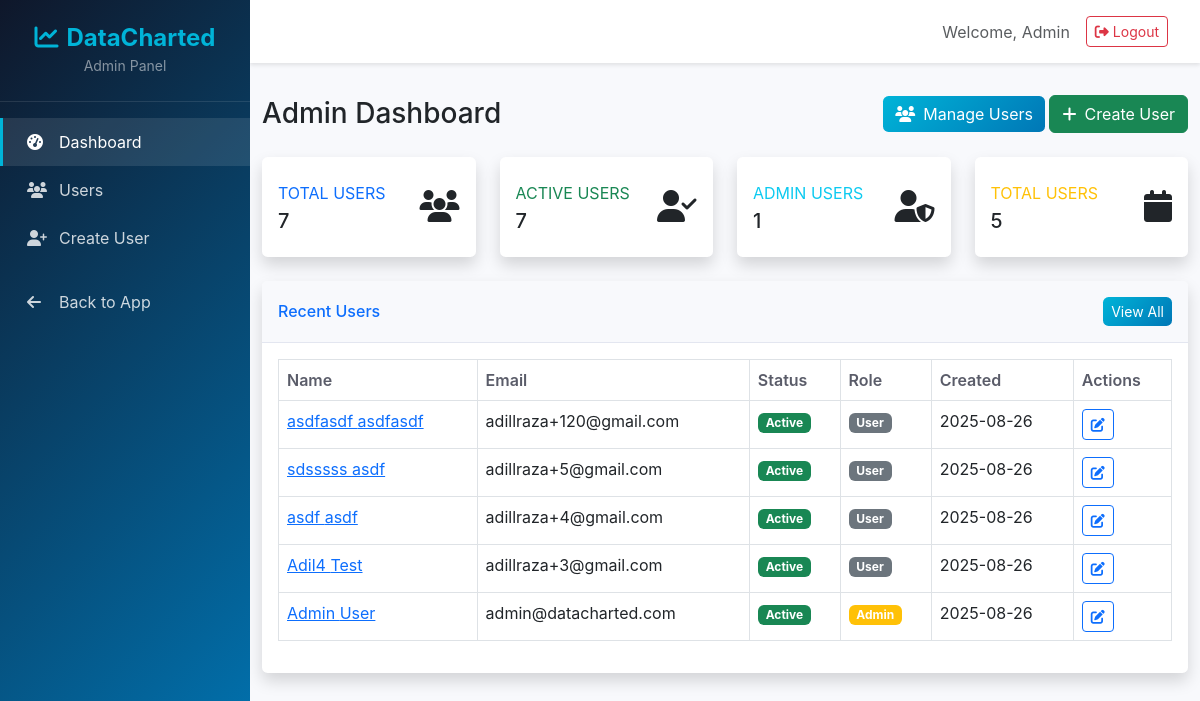
Page /admin/ (signed in) on the committed database.
### app/models.py (models this page shows, shortened)
class User(UserMixin, db.Model):
    id = db.Column(db.Integer, primary_key=True)
    email = db.Column(db.String(120), unique=True, nullable=False, index=True)
    password_hash = db.Column(db.String(128))
    first_name = db.Column(db.String(64))
    last_name = db.Column(db.String(64))
    company_name = db.Column(db.String(128))
    phone_number = db.Column(db.String(20), nullable=True)
    date_of_birth = db.Column(db.Date, nullable=True)
    is_active = db.Column(db.Boolean, default=True)
    is_verified = db.Column(db.Boolean, default=False)
    is_admin = db.Column(db.Boolean, default=False)
    created_at = db.Column(db.DateTime, default=datetime.utcnow)
    updated_at = db.Column(db.DateTime, default=datetime.utcnow, onupdate=datetime.utcnow)
    last_login = db.Column(db.DateTime)
    deleted_at = db.Column(db.DateTime)
    google_id = db.Column(db.String(128), unique=True, nullable=True)
    google_picture = db.Column(db.String(512), nullable=True)
    auth_provider = db.Column(db.String(20), default='local')  # 'local' or 'google'
    google_ads_connected = db.Column(db.Boolean, default=False)
    meta_ads_connected = db.Column(db.Boolean, default=False)
    callrail_connected = db.Column(db.Boolean, default=False)
    ghl_connected = db.Column(db.Boolean, default=False)
    bigquery_project_id = db.Column(db.String(128))
    bigquery_dataset = db.Column(db.String(128))
    vps_id = db.Column(db.String(128))
    vps_ip = db.Column(db.String(45))  # IPv6 compatible

### app/admin/routes.py (the view)
@bp.route('/')
@login_required
@admin_required
def dashboard():
    total_users = User.query.count()
    active_users = User.query.filter_by(is_active=True).count()
    recent_users = User.query.order_by(User.created_at.desc()).limit(5).all()
    return render_template('admin/dashboard.html',
                         total_users=total_users,
                         active_users=active_users,
                         recent_users=recent_users)

### app/admin/routes.py (called while the page is built)
def admin_required(f):
    from functools import wraps
    @wraps(f)
    def decorated_function(*args, **kwargs):
        if not current_user.is_authenticated:
            return redirect(url_for('auth.login'))
        if not current_user.is_admin:
            flash('Access denied. Admin privileges required.', 'error')
            return redirect(url_for('main.index'))
        return f(*args, **kwargs)
    return decorated_function

### app/models.py (called while the page is built)
@login_manager.user_loader
def load_user(id):
    return User.query.get(int(id))

### app/templates/admin/dashboard.html (shortened to what this page needs)
{% extends "admin/base.html" %}
{% block content %}
<div class="container-fluid">
    <div class="d-sm-flex align-items-center justify-content-between mb-4">
        <h1 class="h3 mb-0 text-gray-800">Admin Dashboard</h1>
        <div>
            <a href="{{ url_for('admin.users') }}" class="btn btn-primary">
                <i class="fas fa-users me-2"></i>Manage Users
            </a>
            <a href="{{ url_for('admin.create_user') }}" class="btn btn-success">
                <i class="fas fa-plus me-2"></i>Create User
            </a>
        </div>
    </div>
    <div class="row">
        <div class="col-xl-3 col-md-6 mb-4">
            <div class="card border-left-primary shadow h-100 py-2">
                <div class="card-body">
                    <div class="row no-gutters align-items-center">
                        <div class="col mr-2">
                            <div class="text-xs font-weight-bold text-primary text-uppercase mb-1">
                                Total Users</div>
                            <div class="h5 mb-0 font-weight-bold text-gray-800">{{ total_users }}</div>
                        </div>
                        <div class="col-auto">
                            <i class="fas fa-users fa-2x text-gray-300"></i>
                        </div>
                    </div>
                </div>
            </div>
        </div>
        <div class="col-xl-3 col-md-6 mb-4">
            <div class="card border-left-success shadow h-100 py-2">
                <div class="card-body">
                    <div class="row no-gutters align-items-center">
                        <div class="col mr-2">
                            <div class="text-xs font-weight-bold text-success text-uppercase mb-1">
                                Active Users</div>
                            <div class="h5 mb-0 font-weight-bold text-gray-800">{{ active_users }}</div>
                        </div>
                        <div class="col-auto">
                            <i class="fas fa-user-check fa-2x text-gray-300"></i>
                        </div>
                    </div>
                </div>
            </div>
        </div>
        <div class="col-xl-3 col-md-6 mb-4">
            <div class="card border-left-info shadow h-100 py-2">
                <div class="card-body">
                    <div class="row no-gutters align-items-center">
                        <div class="col mr-2">
                            <div class="text-xs font-weight-bold text-info text-uppercase mb-1">
                                Admin Users</div>
                            <div class="h5 mb-0 font-weight-bold text-gray-800">
                                {{ recent_users | selectattr('is_admin') | list | length }}
                            </div>
                        </div>
                        <div class="col-auto">
                            <i class="fas fa-user-shield fa-2x text-gray-300"></i>
                        </div>
                    </div>
                </div>
            </div>
        </div>
        <div class="col-xl-3 col-md-6 mb-4">
            <div class="card border-left-warning shadow h-100 py-2">
                <div class="card-body">
                    <div class="row no-gutters align-items-center">
                        <div class="col mr-2">
                            <div class="text-xs font-weight-bold text-warning text-uppercase mb-1">
                                Total Users</div>
                            <div class="h5 mb-0 font-weight-bold text-gray-800">
                                {{ recent_users | length }}
                            </div>
                        </div>
                        <div class="col-auto">
                            <i class="fas fa-calendar fa-2x text-gray-300"></i>
                        </div>
                    </div>
                </div>
            </div>
        </div>
    </div>
    <div class="row">
        <div class="col-lg-12">
            <div class="card shadow mb-4">
                <div class="card-header py-3 d-flex flex-row align-items-center justify-content-between">
                    <h6 class="m-0 font-weight-bold text-primary">Recent Users</h6>
                    <a href="{{ url_for('admin.users') }}" class="btn btn-sm btn-primary">View All</a>
                </div>
                <div class="card-body">
                    <div class="table-responsive">
                        <table class="table table-bordered" width="100%" cellspacing="0">
                            <thead>
                                <tr>
                                    <th>Name</th>
                                    <th>Email</th>
                                    <th>Status</th>
                                    <th>Role</th>
                                    <th>Created</th>
                                    <th>Actions</th>
                                </tr>
                            </thead>
                            <tbody>
                                {% for user in recent_users %}
                                <tr>
                                    <td>
                                        <a href="{{ url_for('admin.user_detail', user_id=user.id) }}" class="text-primary">
                                            {% if user.first_name or user.last_name %}
                                                {{ user.first_name or '' }} {{ user.last_name or '' }}
                                            {% else %}
                                                {{ user.email.split('@')[0] }}
                                            {% endif %}
                                        </a>
                                    </td>
                                    <td>{{ user.email }}</td>
                                    <td>
                                        {% if user.is_active %}
                                            <span class="badge bg-success">Active</span>
                                        {% else %}
                                            <span class="badge bg-danger">Inactive</span>
                                        {% endif %}
                                    </td>
                                    <td>
                                        {% if user.is_admin %}
                                            <span class="badge bg-warning">Admin</span>
                                        {% else %}
                                            <span class="badge bg-secondary">User</span>
                                        {% endif %}
                                    </td>
                                    <td>{{ user.created_at.strftime('%Y-%m-%d') if user.created_at else 'N/A' }}</td>
                                    <td>
                                        <a href="{{ url_for('admin.user_detail', user_id=user.id) }}"
                                           class="btn btn-sm btn-outline-primary">
                                            <i class="fas fa-edit"></i>
                                        </a>
                                    </td>
                                </tr>
                                {% endfor %}
                            </tbody>
                        </table>
                    </div>
                </div>
            </div>
        </div>
    </div>
</div>
{% endblock %}

### app/templates/admin/base.html (shortened to what this page needs)
<!DOCTYPE html>
<html lang="en">
<head>
    <link href="https://cdn.jsdelivr.net/npm/bootstrap@5.3.0/dist/css/bootstrap.min.css" rel="stylesheet">
    <link rel="stylesheet" href="https://cdnjs.cloudflare.com/ajax/libs/font-awesome/6.4.0/css/all.min.css">
</head>
<body>
    <nav class="sidebar" id="sidebar">
        <div class="sidebar-brand">
            <h2><i class="fas fa-chart-line me-2"></i>DataCharted</h2>
            <small class="text-white-50">Admin Panel</small>
        </div>
        <ul class="nav sidebar-nav flex-column">
            <li class="nav-item">
                <a class="nav-link {% if request.endpoint == 'admin.dashboard' %}active{% endif %}"
                   href="{{ url_for('admin.dashboard') }}">
                    <i class="fas fa-tachometer-alt"></i>
                    Dashboard
                </a>
            </li>
            <li class="nav-item">
                <a class="nav-link {% if request.endpoint == 'admin.users' %}active{% endif %}"
                   href="{{ url_for('admin.users') }}">
                    <i class="fas fa-users"></i>
                    Users
                </a>
            </li>
            <li class="nav-item">
                <a class="nav-link {% if request.endpoint == 'admin.create_user' %}active{% endif %}"
                   href="{{ url_for('admin.create_user') }}">
                    <i class="fas fa-user-plus"></i>
                    Create User
                </a>
            </li>
            <li class="nav-item mt-3">
                <a class="nav-link" href="{{ url_for('main.index') }}">
                    <i class="fas fa-arrow-left"></i>
                    Back to App
                </a>
            </li>
        </ul>
    </nav>
    <div class="main-content">
        <nav class="top-navbar">
            <div class="d-flex justify-content-between align-items-center">
                <div class="d-flex align-items-center">
                    <span class="text-muted me-3">Welcome, {% if current_user.first_name %}{{ current_user.first_name }}{% else %}{{ current_user.email.split('@')[0] }}{% endif %}</span>
                    <a href="{{ url_for('auth.logout') }}" class="btn btn-outline-danger btn-sm">
                        <i class="fas fa-sign-out-alt me-1"></i>Logout
                    </a>
                </div>
            </div>
        </nav>
        {% block content %}{% endblock %}
    </div>
</body>
</html>

### app/templates/admin/base.html (style rules this page uses)
:root { --primary-color: #00B4D8; --secondary-color: #0077B6; --accent-blue: #0096C7; --accent-yellow: #FFD700; --accent-orange: #FF6B35; --dark-color: #0F172A; --light-color: #F8FAFC; --sidebar-width: 250px; }
body { font-family: 'Inter', -apple-system, BlinkMacSystemFont, 'Segoe UI', Roboto, sans-serif; background-color: #f8f9fc; }
.sidebar { position: fixed; top: 0; left: 0; height: 100vh; width: var(--sidebar-width); background: linear-gradient(135deg, var(--dark-color) 0%, var(--secondary-color) 100%); z-index: 1000; transition: all 0.3s ease; }
.sidebar-brand { padding: 1.5rem; text-align: center; border-bottom: 1px solid rgba(255,255,255,0.1); }
.sidebar-brand h2 { color: var(--primary-color); font-weight: 700; margin: 0; font-size: 1.5rem; }
.sidebar-nav { padding: 1rem 0; }
.sidebar-nav .nav-link { color: rgba(255,255,255,0.8); padding: 0.75rem 1.5rem; display: flex; align-items: center; transition: all 0.3s ease; border-left: 3px solid transparent; }
.sidebar-nav .nav-link.active { color: white; background-color: rgba(255,255,255,0.1); border-left-color: var(--primary-color); }
.sidebar-nav .nav-link i { width: 20px; margin-right: 0.75rem; }
.main-content { margin-left: var(--sidebar-width); min-height: 100vh; background-color: #f8f9fc; }
.top-navbar { background: white; box-shadow: 0 2px 4px rgba(0,0,0,0.1); padding: 1rem 2rem; margin-bottom: 2rem; }
.card { border: none; box-shadow: 0 0.15rem 1.75rem 0 rgba(58, 59, 69, 0.15); border-radius: 0.35rem; }
.card-header { background-color: #f8f9fc; border-bottom: 1px solid #e3e6f0; }
.btn-primary { background: linear-gradient(135deg, var(--primary-color) 0%, var(--secondary-color) 100%); border: none; border-radius: 0.35rem; }
.table th { border-top: none; font-weight: 600; color: #5a5c69; }

### rows in the picture
User: first_name "Admin", last_name "User", email "admin@datacharted.com", is_active "Active", is_admin "Admin", created_at "2025-08-26"
User: first_name "asdfasdf", last_name "asdfasdf", email "adillraza+120@gmail.com", is_active "Active", is_admin "User", created_at "2025-08-26"
User: first_name "sdsssss", last_name "asdf", email "adillraza+5@gmail.com", is_active "Active", is_admin "User", created_at "2025-08-26"
User: first_name "asdf", last_name "asdf", email "adillraza+4@gmail.com", is_active "Active", is_admin "User", created_at "2025-08-26"
User: first_name "Adil4", last_name "Test", email "adillraza+3@gmail.com", is_active "Active", is_admin "User", created_at "2025-08-26"

### other values in the picture
{{ total_users }} "7"
{{ active_users }} "7"
{{ recent_users | selectattr('is_admin') | list | length }} "1"
{{ recent_users | length }} "5"
